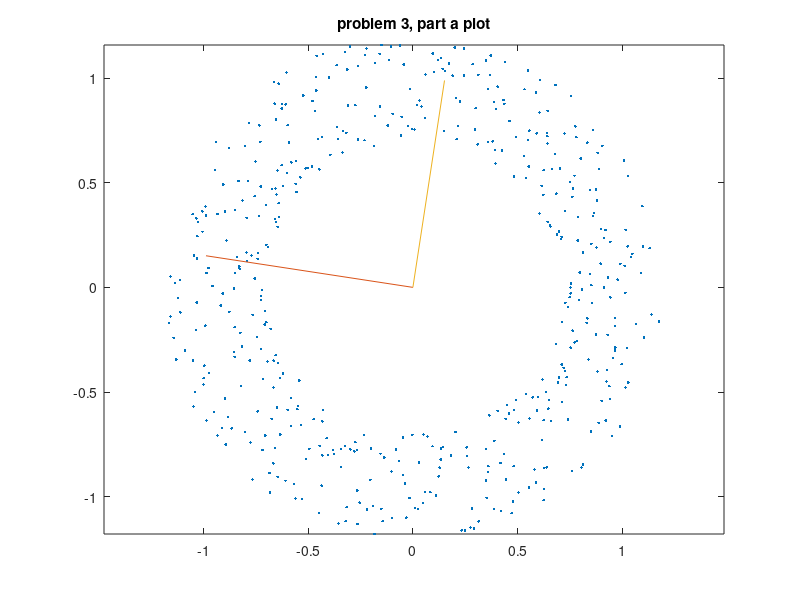
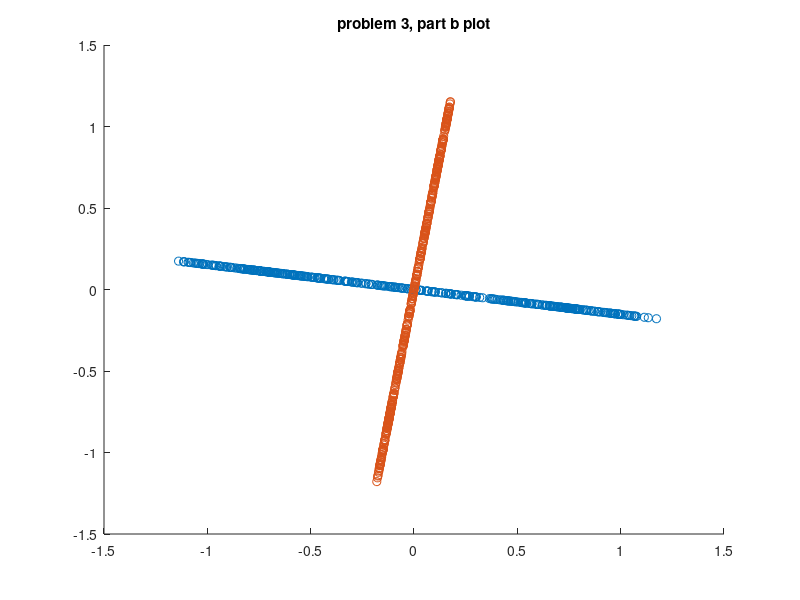
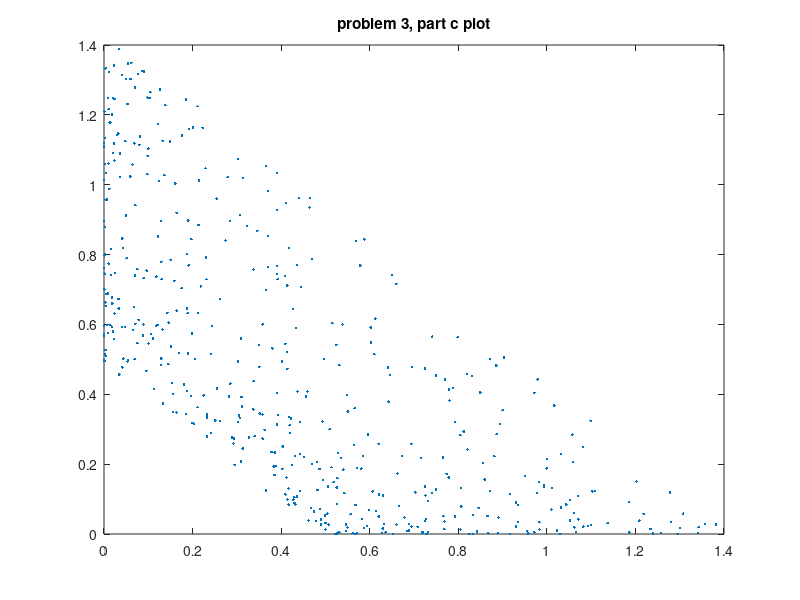

Here is the MATLAB script that generated these plots, in order:
%problem 3
disp('');
disp('================Problem 3 ==============');
r = 0.5 +(1.5 -0.5).*rand(1000,1);
t = linspace(0,2*pi,1000);

y_t = cos(t).*r';
x_t = sin(t).*r';

% plot(x_t,y_t,'.')

M = [x_t;y_t];
% Part A
%create cloud of data
r = 0.7 +(1.2 - 0.7).*rand(500,1);
t = linspace(0,2*pi,500);
%get x and y values using t
x_t = cos(t).*r';
y_t = sin(t).*r';
figure
plot(x_t,y_t,'.')

M = [x_t;y_t];

% get covariance matrix
cov_M = cov(M');
% get eigen values from cov matrix
[V_e,S_e] = eig(cov_M);

%get pricipcal component vectors
a = V_e(1,:);
a_plot = [0,0;a];
b = V_e(2,:);
b_plot = [0,0;b];
hold on 
axis equal
plot(a_plot, b_plot);

title('problem 3, part a plot');


%Part B

%project values onto basic vectors

%plot new data

%project data cloud onto principal components
x_1= a'*a*M;
x_2 = b'*b*M;
figure
hold on
%plot each component on each vector
plot(x_1(1,:), x_1(2,:),'o');
plot(x_2(1,:), x_2(2,:),'o');
title('problem 3, part b plot');
%Part C
%square x and y values
x_t2 = x_t.^2;
y_t2 = y_t.^2;
figure
plot(x_t2, y_t2, '.');
title('problem 3, part c plot');